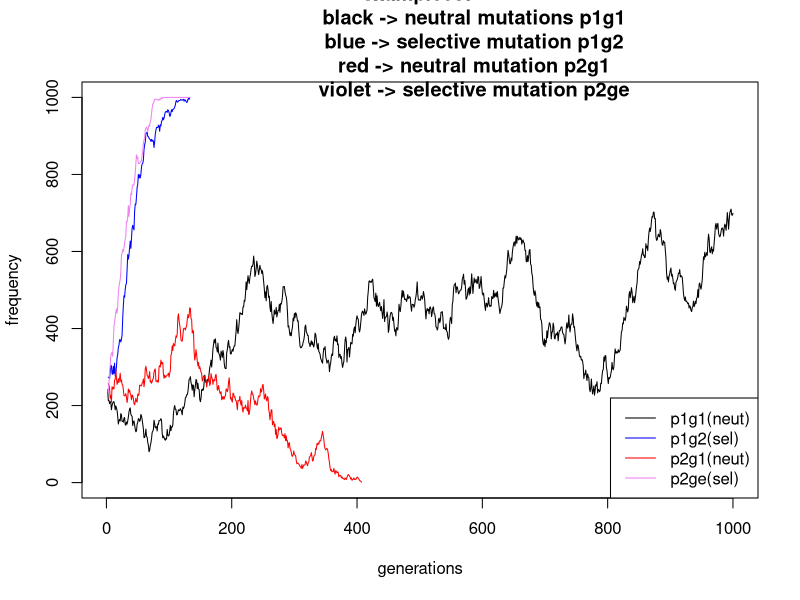
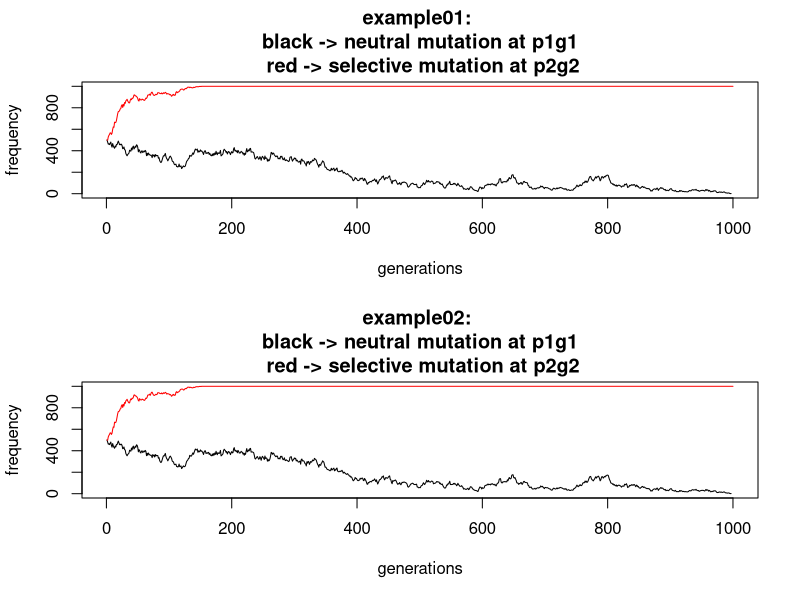
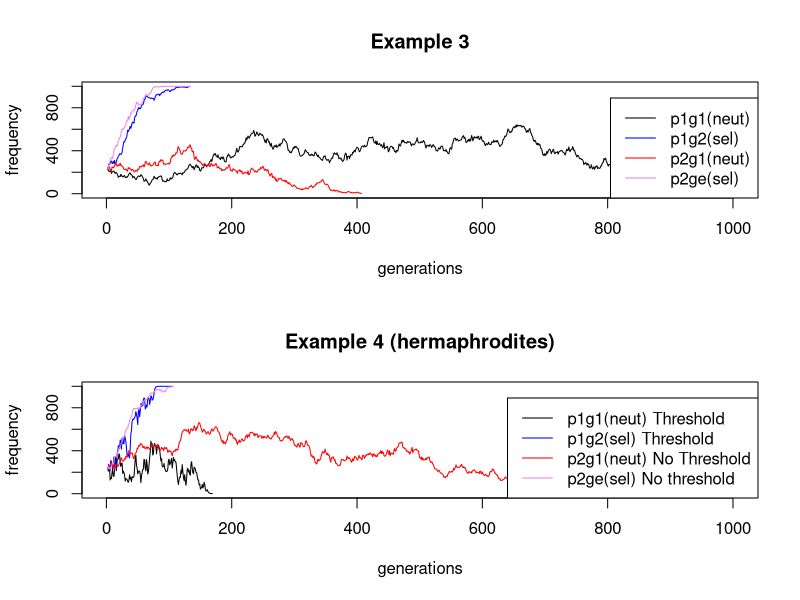
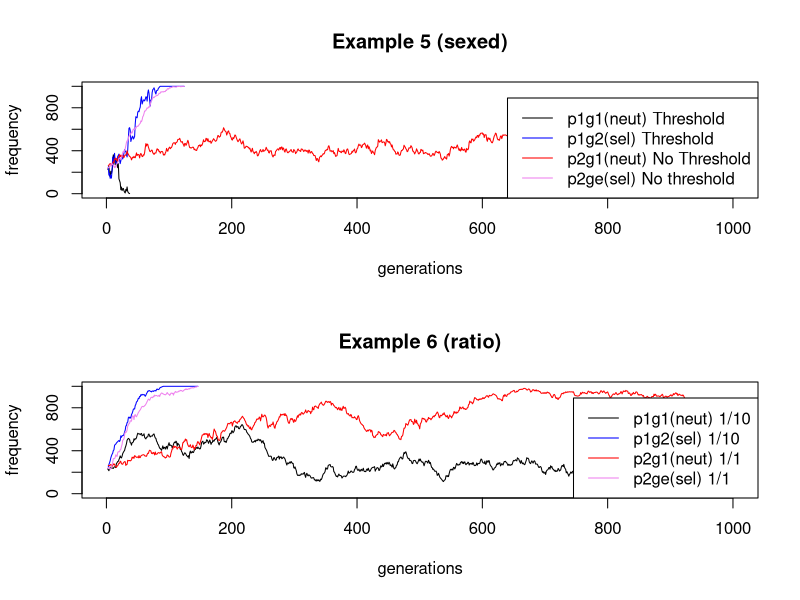
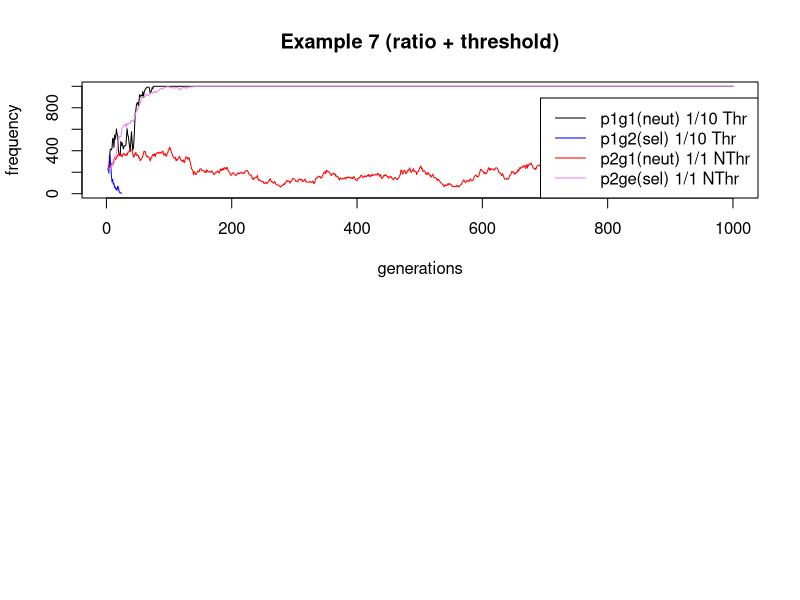

Write the R code that produced these figures, in order.
#read output files traces

doPlot <- function(p1g1,p1g2,p2g1,p2g2,main,labels) {
  plot(p1g1[-1,],type="l",
       main=sprintf(main),
       
       col="black",xlab="generations",ylab="frequency",ylim=c(0,1000),xlim=c(1,1000))
  lines(p1g2[-1,],col="blue",type="l")
  lines(p2g1[-1,],col="red",type="l")
  lines(p2g2[-1,],col="violet",type="l")
  legend('bottomright', lty = c(1,1,1,1),
         labels,
         col=c('black','blue','red','violet'))  
}


ex1 <- read.table(file="luis_output1.txt",skip=29,comment.char="")
ex2 <- read.table(file="luis_output2.txt",skip=31,comment.char="")
ex3 <- read.table(file="luis_output3.txt",skip=35,comment.char="")
ex4 <- read.table(file="luis_output4.txt",skip=39,comment.char="")
ex5 <- read.table(file="luis_output5.txt",skip=39,comment.char="")
ex6 <- read.table(file="luis_output6.txt",skip=39,comment.char="")
ex7 <- read.table(file="luis_output7.txt",skip=41,comment.char="")
head(ex1)
head(ex2)
head(ex3)
head(ex4)
head(ex5)
head(ex6)
head(ex7)
#calculate the frequency of each mutation in the populations for each example
#example1
p1g1.ex1 <- ex1[(ex1[,4]=="p1" & ex1[,6]=="1")==T,c(2,11)]
p2g2.ex1 <- ex1[(ex1[,4]=="p2" & ex1[,6]=="2")==T,c(2,11)]

#example2
p1g1.ex2 <- ex2[(ex2[,4]=="p1" & ex2[,6]=="1")==T,c(2,11)]
p2g2.ex2 <- ex2[(ex2[,4]=="p2" & ex2[,6]=="2")==T,c(2,11)]

#example3
p1g1.ex3 <- ex3[(ex3[,4]=="p1" & ex3[,6]=="1")==T,c(2,11)] # black ->  neutral p1,m1
p1g2.ex3 <- ex3[(ex3[,4]=="p1" & ex3[,6]=="2")==T,c(2,11)] # blue ->  selectiva p1,g2
p2g1.ex3 <- ex3[(ex3[,4]=="p2" & ex3[,6]=="1")==T,c(2,11)] # red -> neutral, p2,g1
p2g2.ex3 <- ex3[(ex3[,4]=="p2" & ex3[,6]=="2")==T,c(2,11)] # violet ->selectiva, p2,g2


#example4
p1g1.ex4 <- ex4[(ex4[,4]=="p1" & ex4[,6]=="1")==T,c(2,11)] # black ->  neutral p1,m1
p1g2.ex4 <- ex4[(ex4[,4]=="p1" & ex4[,6]=="2")==T,c(2,11)] # blue ->  selectiva p1,g2
p2g1.ex4 <- ex4[(ex4[,4]=="p2" & ex4[,6]=="1")==T,c(2,11)] # red -> neutral, p2,g1
p2g2.ex4 <- ex4[(ex4[,4]=="p2" & ex4[,6]=="2")==T,c(2,11)] # violet ->selectiva, p2,g2

#example5
p1g1.ex5 <- ex5[(ex5[,4]=="p1" & ex5[,6]=="1")==T,c(2,11)] # black ->  neutral p1,m1
p1g2.ex5 <- ex5[(ex5[,4]=="p1" & ex5[,6]=="2")==T,c(2,11)] # blue ->  selectiva p1,g2
p2g1.ex5 <- ex5[(ex5[,4]=="p2" & ex5[,6]=="1")==T,c(2,11)] # red -> neutral, p2,g1
p2g2.ex5 <- ex5[(ex5[,4]=="p2" & ex5[,6]=="2")==T,c(2,11)] # violet ->selectiva, p2,g2


#example6
p1g1.ex6 <- ex6[(ex6[,4]=="p1" & ex6[,6]=="1")==T,c(2,11)] # black ->  neutral p1,m1
p1g2.ex6 <- ex6[(ex6[,4]=="p1" & ex6[,6]=="2")==T,c(2,11)] # blue ->  selectiva p1,g2
p2g1.ex6 <- ex6[(ex6[,4]=="p2" & ex6[,6]=="1")==T,c(2,11)] # red -> neutral, p2,g1
p2g2.ex6 <- ex6[(ex6[,4]=="p2" & ex6[,6]=="2")==T,c(2,11)] # violet ->selectiva, p2,g2

#example7
p1g1.ex7 <- ex7[(ex7[,4]=="p1" & ex7[,6]=="1")==T,c(2,11)] # black ->  neutral p1,m1
p1g2.ex7 <- ex7[(ex7[,4]=="p1" & ex7[,6]=="2")==T,c(2,11)] # blue ->  selectiva p1,g2
p2g1.ex7 <- ex7[(ex7[,4]=="p2" & ex7[,6]=="1")==T,c(2,11)] # red -> neutral, p2,g1
p2g2.ex7 <- ex7[(ex7[,4]=="p2" & ex7[,6]=="2")==T,c(2,11)] # violet ->selectiva, p2,g2


par(mfrow=c(1,1))
plot(p1g1.ex3[-1,],type="l",
     main=sprintf("example03: 
                  black -> neutral mutations p1g1
                  blue -> selective mutation p1g2
                  red -> neutral mutation p2g1
                  violet -> selective mutation p2ge"),
                 
     col="black",xlab="generations",ylab="frequency",ylim=c(0,1000),xlim=c(1,1000))
lines(p1g2.ex3[-1,],col="blue",type="l")
lines(p2g1.ex3[-1,],col="red",type="l")
lines(p2g2.ex3[-1,],col="violet",type="l")
legend('bottomright', lty = c(1,1,1,1),
       c('p1g1(neut)',
         'p1g2(sel)',
         'p2g1(neut)',
         'p2ge(sel)'),
       col=c('black','blue','red','violet'))



#plot the trajectories of the neutral and the selective mutations
pdf(file="Examples_01_02.pdf",height=10,width=10)
par(mfrow=c(2,1))

plot(p1g1.ex1,type="l",
     main=sprintf("example01: \nblack -> neutral mutation at p1g1\n red -> selective mutation at p2g2"),
     col="black",xlab="generations",ylab="frequency",ylim=c(0,1000),xlim=c(1,1000))
lines(p2g2.ex1,col="red",type="l")

plot(p1g1.ex2,type="l",
     main=sprintf("example02: \nblack -> neutral mutation at p1g1\n red -> selective mutation at p2g2"),
     col="black",xlab="generations",ylab="frequency",ylim=c(0,1000),xlim=c(1,1000))
lines(p2g2.ex2,col="red",type="l")


doPlot(p1g1.ex3,
       p1g2.ex3,
       p2g1.ex3,
       p2g2.ex3,
       "Example 3",
       c('p1g1(neut)',
         'p1g2(sel)',
         'p2g1(neut)',
         'p2ge(sel)'))

doPlot(p1g1.ex4,
       p1g2.ex4,
       p2g1.ex4,
       p2g2.ex4,
       "Example 4 (hermaphrodites)",
       c('p1g1(neut) Threshold',
         'p1g2(sel) Threshold',
         'p2g1(neut) No Threshold',
         'p2ge(sel) No threshold'))

doPlot(p1g1.ex5,
       p1g2.ex5,
       p2g1.ex5,
       p2g2.ex5,
       "Example 5 (sexed)",
       c('p1g1(neut) Threshold',
         'p1g2(sel) Threshold',
         'p2g1(neut) No Threshold',
         'p2ge(sel) No threshold'))


doPlot(p1g1.ex6,
       p1g2.ex6,
       p2g1.ex6,
       p2g2.ex6,
       "Example 6 (ratio)",
       c('p1g1(neut) 1/10',
         'p1g2(sel) 1/10',
         'p2g1(neut) 1/1',
         'p2ge(sel) 1/1'))


doPlot(p1g1.ex7,
       p1g2.ex7,
       p2g1.ex7,
       p2g2.ex7,
       "Example 7 (ratio + threshold)",
       c('p1g1(neut) 1/10 Thr',
         'p1g2(sel) 1/10 Thr',
         'p2g1(neut) 1/1 NThr',
         'p2ge(sel) 1/1 NThr'))


dev.off()

